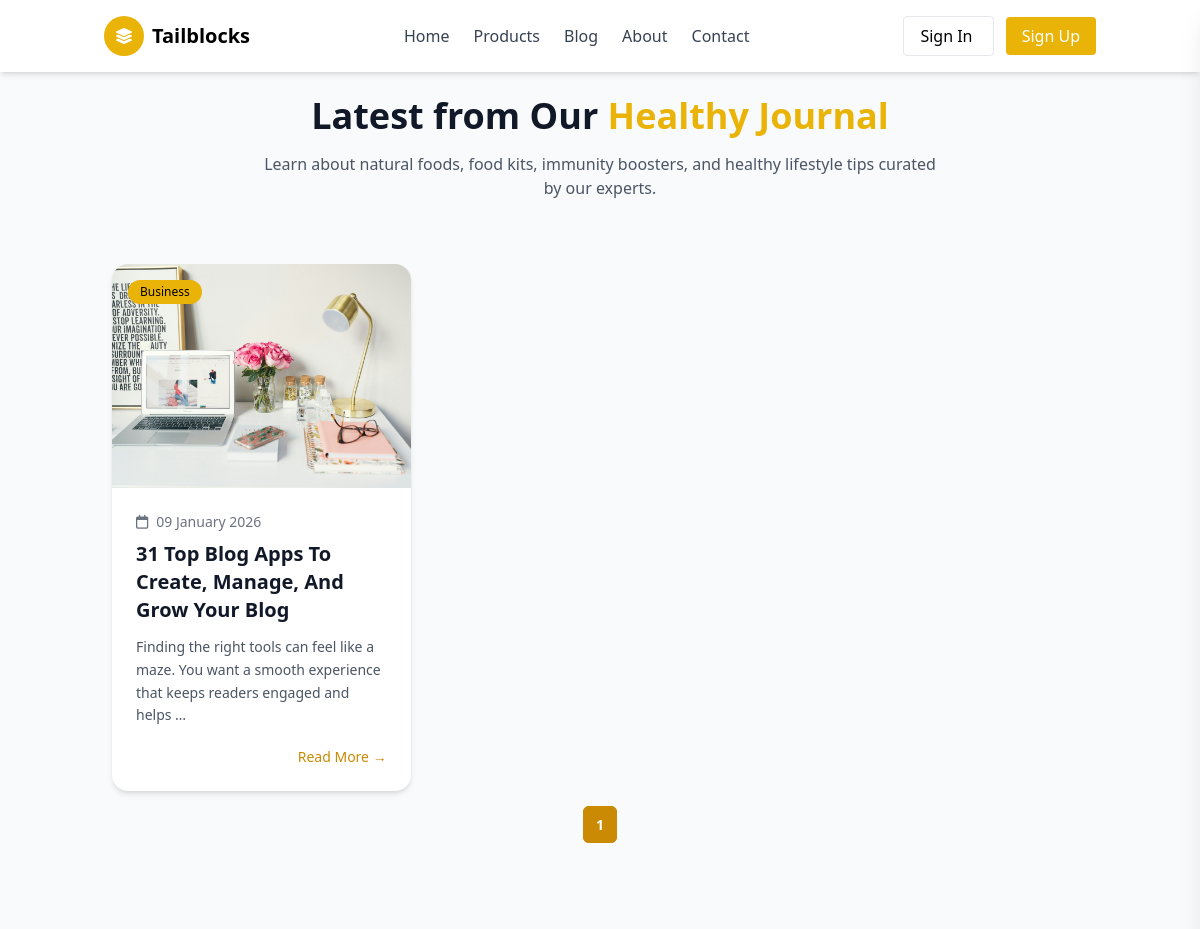
The app's page /blogs/ (upper part), older data.
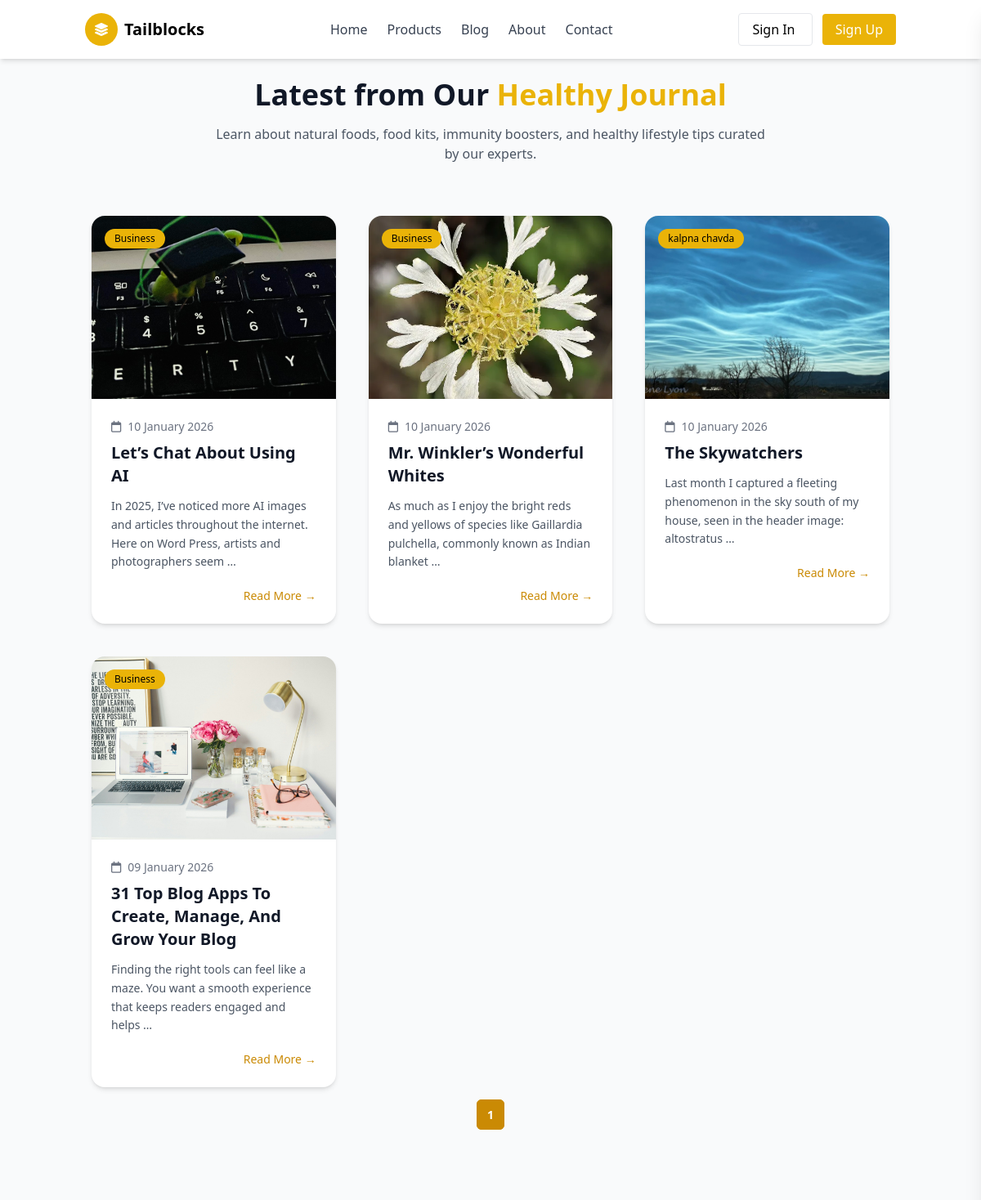
The same page, newer data.
### apps/store/models.py (models this page shows, shortened)
class Blogs(BaseModel):
    category = models.ForeignKey(BlogCategory, on_delete=models.CASCADE)
    image = models.ImageField(
        upload_to=blog_image_upload_path,
        default="blogs/default_blog.jpg",
        blank=True,
        null=True
    )
    title = models.CharField(max_length=255)
    content = models.TextField()

class BlogCategory(BaseModel):
    name = models.CharField(max_length=255)

### apps/store/views.py (the view)
# urls.py: path("blogs/", blogs, name="blogs"),
def blogs(request):
    blog_list = Blogs.objects.all().order_by("-created_at")
    paginator = Paginator(blog_list, 6)  # 5 blogs per page
    page_number = request.GET.get('page')
    blogs = paginator.get_page(page_number)
    context = {
        'blogs': blogs
    }
    return render(request, "store/blogs.html", context)

### apps/store/templates/store/blogs.html (shortened to what this page needs)
{% extends 'store/base.html' %}
{% block body %}
<section class="bg-gray-50 py-24">
  <div class="container mx-auto px-6">
    <div class="text-center mb-16">
      <h2 class="text-3xl md:text-4xl font-extrabold text-gray-900">
        Latest from Our <span class="text-yellow-500">Healthy Journal</span>
      </h2>
      <p class="mt-4 max-w-2xl mx-auto text-gray-600">
        Learn about natural foods, food kits, immunity boosters, and healthy
        lifestyle tips curated by our experts.
      </p>
    </div>
    <div class="grid grid-cols-1 md:grid-cols-2 lg:grid-cols-3 gap-10">
      {% for blog in blogs %}
      <div class="bg-white rounded-2xl shadow-md hover:shadow-xl transition overflow-hidden">
        <div class="relative">
          <img src="{{ blog.image.url }}" class="w-full h-56 object-cover" alt="Blog">
          <span class="absolute top-4 left-4 bg-yellow-500 text-dark text-xs px-3 py-1 rounded-full">
            {{blog.category.name}}
          </span>
        </div>
        <div class="p-6">
          <div class="flex items-center gap-2 text-sm text-gray-500 mb-2">
            <i class="fa-regular fa-calendar"></i>
            <span>{{ blog.created_at|date:"d F Y" }}</span>
          </div>
          <h3 class="text-xl font-semibold text-gray-900 mb-3">
            {{blog.title}}
          </h3>
          <p class="text-gray-600 text-sm leading-relaxed mb-5">
            {{blog.content|truncatewords:20}}
          </p>
          <div class="flex justify-end">
            <a href="{% url 'blog_detail' blog.id %}" class="text-sm font-medium text-yellow-600 hover:underline">
              Read More →
            </a>
          </div>
        </div>
      </div>
      {% endfor %}
    </div>
<nav class="flex justify-center mt-6">
    <ul class="inline-flex items-center space-x-1 text-sm">
        {% for num in blogs.paginator.page_range %}
            {% if blogs.number == num %}
                <li>
                    <span
                        class="px-3 py-2 rounded-md bg-yellow-600 text-white font-semibold border border-yellow-600">
                        {{ num }}
                    </span>
                </li>
            {% endif %}
        {% endfor %}
    </ul>
</nav>
  </div>
</section>
{% endblock %}

Row changes from the older to the newer data that the page shows:
added Blogs: image (picture), category.name "Business", created_at "10 January 2026", title "Let’s Chat About Using AI", content "In 2025, I’ve noticed more AI images and articles throughout the internet. Here on Word Press, artists and photographers seem …"
added Blogs: image (picture), category.name "Business", created_at "10 January 2026", title "Mr. Winkler’s Wonderful Whites", content "As much as I enjoy the bright reds and yellows of species like Gaillardia pulchella, commonly known as Indian blanket …"
added Blogs: image (picture), category.name "kalpna chavda", created_at "10 January 2026", title "The Skywatchers", content "Last month I captured a fleeting phenomenon in the sky south of my house, seen in the header image: altostratus …"
